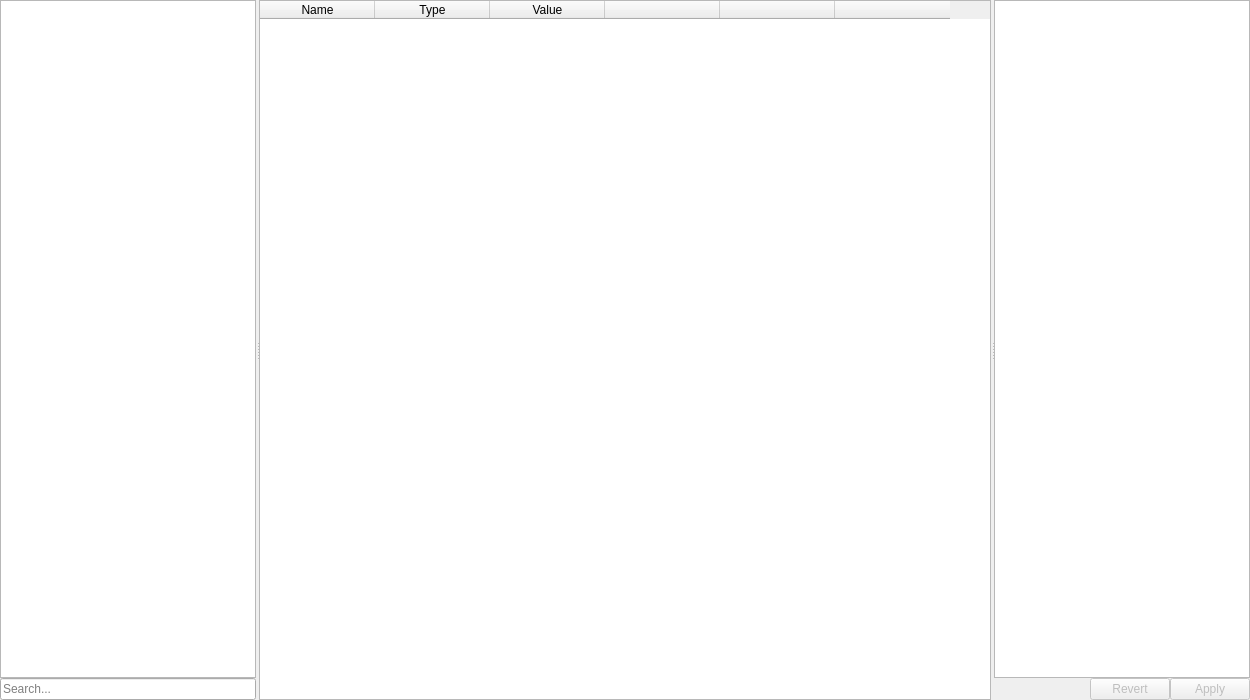
<?xml version="1.0" encoding="UTF-8"?>
<ui version="4.0">
 <class>DocumentWindow</class>
 <widget class="QWidget" name="DocumentWindow">
  <property name="geometry">
   <rect>
    <x>0</x>
    <y>0</y>
    <width>1250</width>
    <height>700</height>
   </rect>
  </property>
  <property name="windowTitle">
   <string>Form</string>
  </property>
  <layout class="QHBoxLayout" name="DocumentWindowHorizontalLayout">
   <property name="spacing">
    <number>0</number>
   </property>
   <property name="leftMargin">
    <number>0</number>
   </property>
   <property name="topMargin">
    <number>0</number>
   </property>
   <property name="rightMargin">
    <number>0</number>
   </property>
   <property name="bottomMargin">
    <number>0</number>
   </property>
   <item>
    <widget class="QSplitter" name="DocumentSplitter">
     <property name="orientation">
      <enum>Qt::Horizontal</enum>
     </property>
     <property name="handleWidth">
      <number>3</number>
     </property>
     <property name="childrenCollapsible">
      <bool>false</bool>
     </property>
     <widget class="QFrame" name="TreeFrame">
      <layout class="QVBoxLayout" name="TreeFrameVerticalLayout">
       <property name="spacing">
        <number>0</number>
       </property>
       <property name="leftMargin">
        <number>0</number>
       </property>
       <property name="topMargin">
        <number>0</number>
       </property>
       <property name="rightMargin">
        <number>0</number>
       </property>
       <property name="bottomMargin">
        <number>0</number>
       </property>
       <item>
        <widget class="Djbozkosz::Application::GUI::TreeWidget" name="Tree">
         <property name="enabled">
          <bool>true</bool>
         </property>
         <property name="contextMenuPolicy">
          <enum>Qt::CustomContextMenu</enum>
         </property>
         <property name="dragDropMode">
          <enum>QAbstractItemView::InternalMove</enum>
         </property>
         <property name="defaultDropAction">
          <enum>Qt::MoveAction</enum>
         </property>
         <attribute name="headerVisible">
          <bool>false</bool>
         </attribute>
         <column>
          <property name="text">
           <string notr="true">1</string>
          </property>
         </column>
        </widget>
       </item>
       <item>
        <widget class="QFrame" name="SearchFrame">
         <layout class="QHBoxLayout" name="SearchFrameHorizontalLayout">
          <property name="spacing">
           <number>0</number>
          </property>
          <property name="leftMargin">
           <number>0</number>
          </property>
          <property name="topMargin">
           <number>0</number>
          </property>
          <property name="rightMargin">
           <number>0</number>
          </property>
          <property name="bottomMargin">
           <number>0</number>
          </property>
          <item>
           <widget class="QLineEdit" name="TreeSearch">
            <property name="placeholderText">
             <string>Search...</string>
            </property>
            <property name="clearButtonEnabled">
             <bool>true</bool>
            </property>
           </widget>
          </item>
         </layout>
        </widget>
       </item>
      </layout>
     </widget>
     <widget class="QTableWidget" name="Table">
      <property name="sizePolicy">
       <sizepolicy hsizetype="Expanding" vsizetype="Expanding">
        <horstretch>1</horstretch>
        <verstretch>0</verstretch>
       </sizepolicy>
      </property>
      <property name="selectionMode">
       <enum>QAbstractItemView::SingleSelection</enum>
      </property>
      <property name="selectionBehavior">
       <enum>QAbstractItemView::SelectRows</enum>
      </property>
      <attribute name="horizontalHeaderDefaultSectionSize">
       <number>115</number>
      </attribute>
      <attribute name="verticalHeaderDefaultSectionSize">
       <number>24</number>
      </attribute>
      <column>
       <property name="text">
        <string>Name</string>
       </property>
      </column>
      <column>
       <property name="text">
        <string>Type</string>
       </property>
      </column>
      <column>
       <property name="text">
        <string>Value</string>
       </property>
      </column>
      <column>
       <property name="text">
        <string/>
       </property>
      </column>
      <column>
       <property name="text">
        <string/>
       </property>
      </column>
      <column>
       <property name="text">
        <string/>
       </property>
      </column>
     </widget>
     <widget class="QFrame" name="TextFrame">
      <layout class="QVBoxLayout" name="TextFrameVerticalLayout">
       <property name="spacing">
        <number>0</number>
       </property>
       <property name="leftMargin">
        <number>0</number>
       </property>
       <property name="topMargin">
        <number>0</number>
       </property>
       <property name="rightMargin">
        <number>0</number>
       </property>
       <property name="bottomMargin">
        <number>0</number>
       </property>
       <item>
        <widget class="QTextEdit" name="TextEdit"/>
       </item>
       <item>
        <widget class="QFrame" name="TextFrameControls">
         <property name="enabled">
          <bool>false</bool>
         </property>
         <layout class="QHBoxLayout" name="TextFrameControlsHorizontalLayout">
          <property name="spacing">
           <number>0</number>
          </property>
          <property name="leftMargin">
           <number>0</number>
          </property>
          <property name="topMargin">
           <number>0</number>
          </property>
          <property name="rightMargin">
           <number>0</number>
          </property>
          <property name="bottomMargin">
           <number>0</number>
          </property>
          <item>
           <spacer name="TextFrameControlsSpacer">
            <property name="orientation">
             <enum>Qt::Horizontal</enum>
            </property>
            <property name="sizeHint" stdset="0">
             <size>
              <width>40</width>
              <height>20</height>
             </size>
            </property>
           </spacer>
          </item>
          <item>
           <widget class="QPushButton" name="Revert">
            <property name="text">
             <string>Revert</string>
            </property>
           </widget>
          </item>
          <item>
           <widget class="QPushButton" name="Apply">
            <property name="text">
             <string>Apply</string>
            </property>
           </widget>
          </item>
         </layout>
        </widget>
       </item>
      </layout>
     </widget>
    </widget>
   </item>
  </layout>
 </widget>
 <customwidgets>
  <customwidget>
   <class>Djbozkosz::Application::GUI::TreeWidget</class>
   <extends>QTreeWidget</extends>
   <header>src/GUI/DocumentWindow.h</header>
  </customwidget>
 </customwidgets>
 <resources/>
 <connections/>
</ui>
